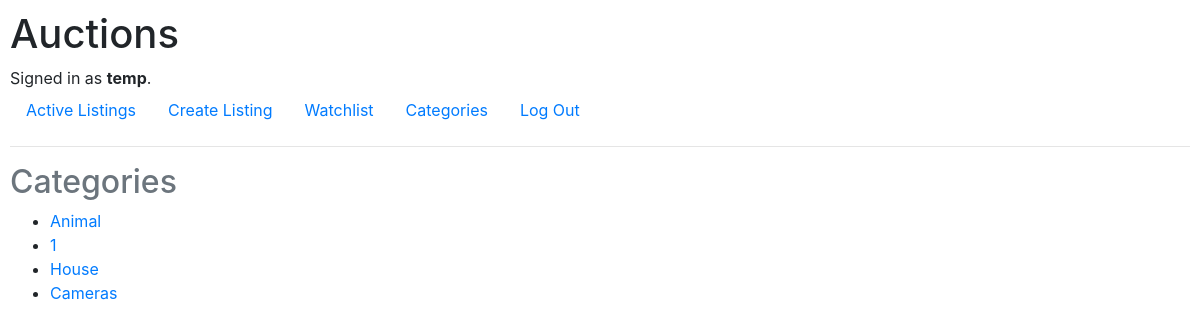
/categories (signed in), run on the app's committed database.
### auctions/models.py (models this page shows, shortened)
class User(AbstractUser):
    watchlist = models.ManyToManyField("Auction_listing", blank=True, related_name="watchers")

class Auction_listing(models.Model):
    listing_title = models.CharField(max_length=64)
    description = models.CharField(max_length=500)
    image_url = models.URLField(max_length=50000)
    seller = models.ForeignKey(User, on_delete=models.CASCADE, related_name="seller")
    winner = models.ForeignKey(User, on_delete=models.CASCADE, related_name="winner", null=True)
    closed = models.BooleanField(default=False)
    category = models.CharField(max_length=32)

### auctions/views.py (the view)
# urls.py: path("categories", views.categories, name="categories"),
def categories(request):
    listing_objs = Auction_listing.objects.all()
    categories = []
    for listing_obj in listing_objs:
        category = listing_obj.category
        if category not in categories:
            categories.append(category)
    return render(request, "auctions/categories.html", {
        "categories":categories
    })

### auctions/templates/auctions/categories.html
{% extends "auctions/layout.html" %}
{% block body %}
<h2 class="text-muted">Categories</h2>
<ul>
    {% for category in categories %}
    {% if category != "" %}
    <li><a href="{% url 'category' category %}">{{ category }}</a></li>
    {% endif %}
    {% endfor %}
</ul>
{% endblock %}

### auctions/templates/auctions/layout.html (shortened to what this page needs)
{% load static %}
<!DOCTYPE html>
<html lang="en">
    <head>
        <link rel="stylesheet" href="https://stackpath.bootstrapcdn.com/bootstrap/4.4.1/css/bootstrap.min.css">
        <link href="{% static 'auctions/styles.css' %}" rel="stylesheet">
    </head>
    <body>
        <h1>Auctions</h1>
        <div>
            {% if user.is_authenticated %}
                Signed in as <strong>{{ user.username }}</strong>.
            {% else %}
                Not signed in.
            {% endif %}
        </div>
        <ul class="nav">
            <li class="nav-item">
                <a class="nav-link" href="{% url 'index' %}">Active Listings</a>
            </li>
            {% if user.is_authenticated %}
                <li class="nav-item">
                    <a class="nav-link" href="{% url 'create_listing' %}">Create Listing</a>
                </li>
                <li class="nav-item">
                    <a class="nav-link" href="{% url 'watchlist' %}">Watchlist</a>
                </li>
                <li class="nav-item">
                    <a class="nav-link" href="{% url 'categories' %}">Categories</a>
                </li>
                <li class="nav-item">
                    <a class="nav-link" href="{% url 'logout' %}">Log Out</a>
                </li>
            {% endif %}
        </ul>
        <hr>
        {% block body %}
        {% endblock %}
    </body>
</html>

### auctions/static/auctions/styles.css (style rules this page uses)
body { padding: 10px; }

### data on the page
User: username "temp"
Auction_listing: categories "Animal"
Auction_listing: categories "House"
Auction_listing: categories "Cameras"

### other printed values
{{ category }} "1"
